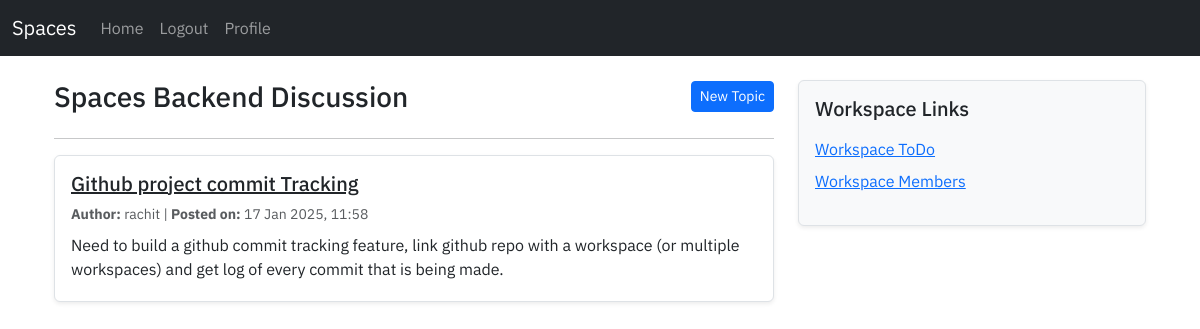
The page /workspace/discussion/1/ (signed in) on the database its author committed.
### workspace/models.py (models this page shows, shortened)
class Workspace(models.Model):
    name = models.CharField(max_length=255)
    description = models.TextField(blank=True, null=True)
    creator = models.ForeignKey(User, on_delete=models.CASCADE, related_name='created_workspaces')
    members = models.ManyToManyField(User, related_name='workspaces')
    created_at = models.DateTimeField(auto_now_add=True)

### discussion/models.py (models this page shows, shortened)
class Post(models.Model):
    workspace = models.ForeignKey(Workspace, on_delete=models.CASCADE)
    title = models.CharField(max_length=255)
    content = models.TextField(blank=False, null=False)
    author = models.ForeignKey(User, on_delete=models.SET_NULL, null=True)
    created_at = models.DateTimeField(auto_now_add=True)
    updated_at = models.DateTimeField(auto_now=True)

### discussion/views.py (the view)
# urls.py: path('<int:workspace_id>/', views.workspace_discussion, name='workspace-discussion-index'),
@login_required
def workspace_discussion(request, workspace_id):
    workspace = get_object_or_404(Workspace, id=workspace_id)
    posts = Post.objects.filter(workspace=workspace)
    context = {
        'workspace': workspace,
        'posts': posts,
    }
    return render(request, 'discussion/discuss.html', context=context)

### discussion/templates/discussion/discuss.html (shortened to what this page needs)
{% extends "user/base.html" %}
{% block content %}
<div class="container mt-4">
    <div class="row">
        <div class="col-md-8">
            <div class="d-flex justify-content-between align-items-center mb-4">
                <h3 class="mb-0">{{ workspace.name }} Discussion</h3>
                <a href="{% url 'discussion-topic-form' workspace.id %}" class="btn btn-primary btn-sm">New Topic</a>
            </div>
            <hr>
            <div class="list-group">
                {% for post in posts %}
                    <div class="list-group-item list-group-item-action mb-3 p-3 bg-white border rounded shadow-sm">
                        <a href="{% url 'topic-post' post.id %}" class="text-dark">
                            <h5 class="mb-2">{{ post.title }}</h5>
                        </a>
                        <p class="mb-2 text-muted small">
                            <strong>Author:</strong> {{ post.author }} |
                            <strong>Posted on:</strong> {{ post.created_at|date:"d M Y, H:i" }}
                        </p>
                        <p class="mb-1">{{ post.content }}</p>
                    </div>
                {% empty %}
                    <div class="alert alert-warning text-center" role="alert">
                        No posts available. Be the first to start a discussion!
                    </div>
                {% endfor %}
            </div>
        </div>
        <div class="col-md-4">
            <div class="p-3 bg-light border rounded shadow-sm">
                <h5 class="mb-3">Workspace Links</h5>
                <ul class="list-unstyled">
                    <li><a href="#" class="d-block mb-2">Workspace ToDo</a></li>
                    <li><a href="#" class="d-block mb-2">Workspace Members</a></li>
                </ul>
            </div>
        </div>
    </div>
</div>
{% endblock %}

### user/static/user/style.css (style rules this page uses)
* { font-family: 'IBM Plex Sans', serif; }

### rows shown on the page
Workspace: name "Spaces Backend"
Post: title "Github project commit Tracking", author "rachit", created_at "17 Jan 2025, 11:58", content "Need to build a github commit tracking feature, link github repo with a workspace (or multiple workspaces) and get log of every commit that is being made."
